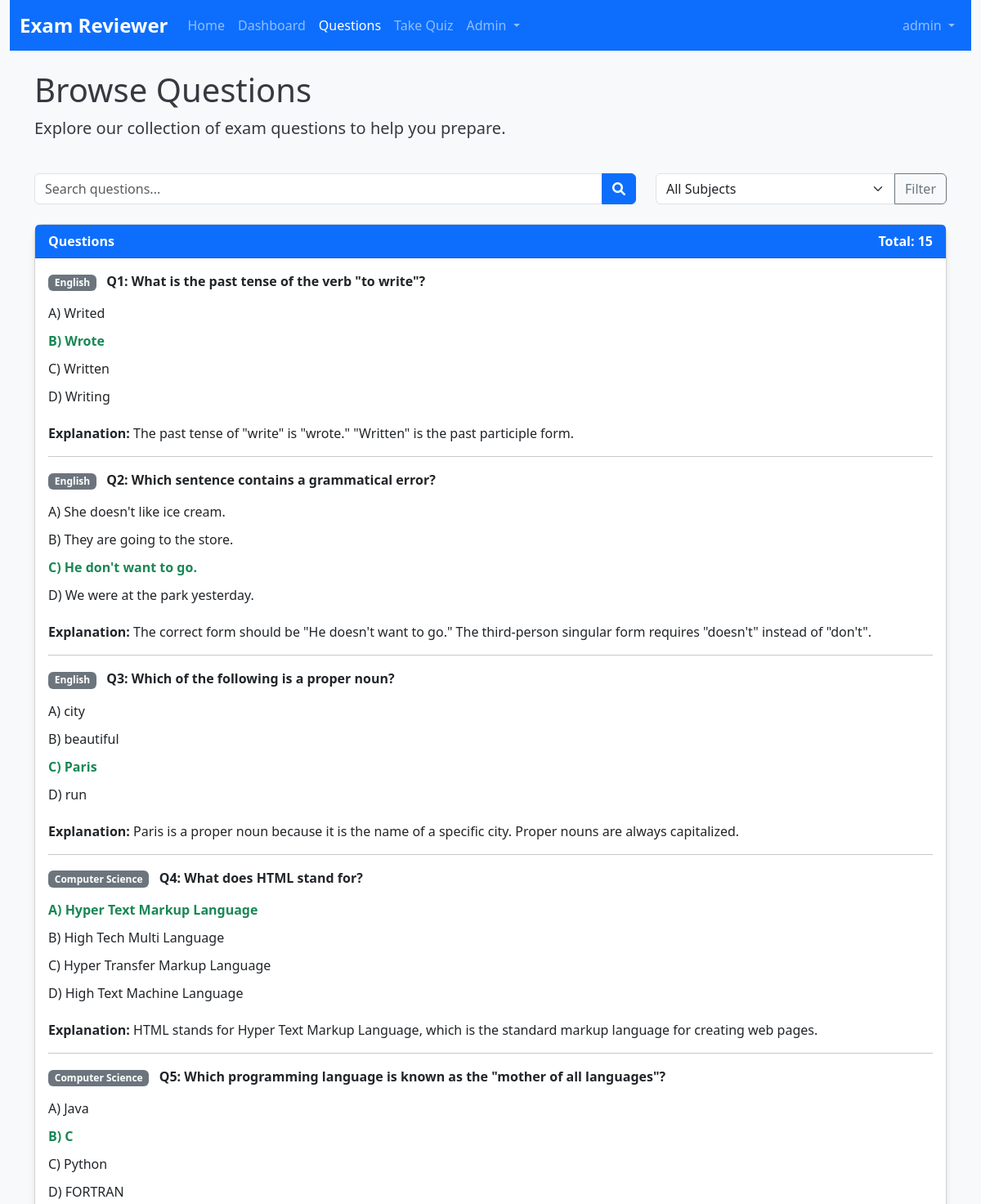
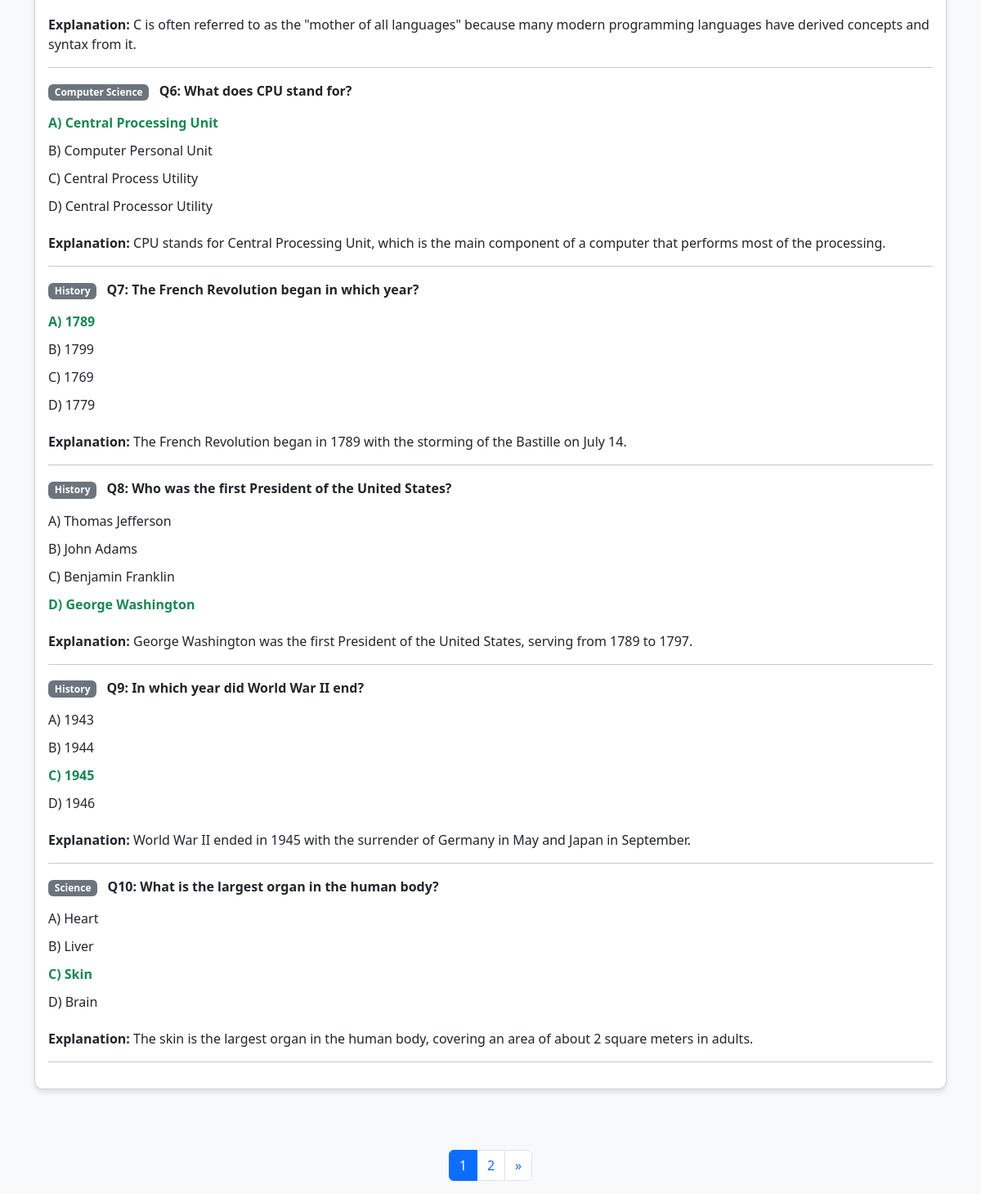
The app's page /questions.php (signed in) with its own data (2 pictures, top to bottom).
### tables this page shows
CREATE TABLE IF NOT EXISTS questions (
    question_id INT AUTO_INCREMENT PRIMARY KEY,
    subject_id INT NOT NULL,
    question_text TEXT NOT NULL,
    option_a TEXT NOT NULL,
    option_b TEXT NOT NULL,
    option_c TEXT NOT NULL,
    option_d TEXT NOT NULL,
    correct_answer CHAR(1) NOT NULL CHECK (correct_answer IN ('A', 'B', 'C', 'D')),
    explanation TEXT DEFAULT NULL,
    FOREIGN KEY (subject_id) REFERENCES subjects (subject_id)
);

CREATE TABLE IF NOT EXISTS subjects (
    subject_id INT AUTO_INCREMENT PRIMARY KEY,
    subject_name VARCHAR(100) NOT NULL UNIQUE,
    description TEXT DEFAULT NULL
);

### includes/functions.php (called while the page is built, shortened)
<?php
function getQuestions($offset = 0, $limit = 10, $subject_id = null, $search = null) {
    $pdo = getDbConnection();
    $params = [];
    $sql = "SELECT q.*, s.subject_name FROM questions q JOIN subjects s ON q.subject_id = s.subject_id";
    $sql .= " ORDER BY q.question_id DESC LIMIT :limit OFFSET :offset";
    $params[':limit'] = $limit;
    $params[':offset'] = $offset;
    $stmt = $pdo->prepare($sql);
    foreach ($params as $key => $value) {
        $stmt->bindValue($key, $value, is_int($value) ? PDO::PARAM_INT : PDO::PARAM_STR);
    }
    $stmt->execute();
    return $stmt->fetchAll();
}
function countQuestions($subject_id = null, $search = null) {
    $pdo = getDbConnection();
    $params = [];
    $sql = "SELECT COUNT(*) FROM questions q";
    $stmt = $pdo->prepare($sql);
    $stmt->execute();
    return $stmt->fetchColumn();
}
?>

### questions.php (the view, shortened to what this page needs)
<?php
require_once 'includes/functions.php';
$page = isset($_GET['page']) ? (int)$_GET['page'] : 1;
$limit = 10;
$offset = ($page - 1) * $limit;
$subject_id = isset($_GET['subject_id']) ? (int)$_GET['subject_id'] : null;
$search = isset($_GET['search']) ? sanitizeInput($_GET['search']) : null;
$questions = getQuestions($offset, $limit, $subject_id, $search);
$total_questions = countQuestions($subject_id, $search);
$total_pages = ceil($total_questions / $limit);
include 'includes/header.php';
include 'includes/navbar.php';
?>
<div class="container">
    <div class="row mb-4">
        <div class="col">
            <h1>Browse Questions</h1>
            <p class="lead">Explore our collection of exam questions to help you prepare.</p>
        </div>
    </div>
    <div class="row mb-4">
        <div class="col-md-8">
            <form action="questions.php" method="GET" id="search-form">
                <div class="input-group">
                    <input type="text" class="form-control" placeholder="Search questions..." name="search" id="search" value="<?php echo $search; ?>">
                    <button class="btn btn-primary" type="submit"><i class="fas fa-search"></i></button>
                </div>
            </form>
        </div>
        <div class="col-md-4">
            <form action="questions.php" method="GET">
                <div class="input-group">
                    <select class="form-select" name="subject_id" onchange="this.form.submit()">
                        <option value="">All Subjects</option>
                    </select>
                    <button class="btn btn-outline-secondary" type="submit">Filter</button>
                </div>
            </form>
        </div>
    </div>
    <?php if (empty($questions)): ?>
        <div class="alert alert-info">
            No questions found. Try adjusting your search or filter criteria.
        </div>
    <?php else: ?>
        <div class="row">
            <div class="col">
                <div class="card">
                    <div class="card-header bg-primary text-white">
                        <div class="d-flex justify-content-between align-items-center">
                            <span>Questions</span>
                            <span>Total: <?php echo $total_questions; ?></span>
                        </div>
                    </div>
                    <div class="card-body">
                        <?php foreach ($questions as $index => $question): ?>
                            <div class="question-card">
                                <div class="question-text">
                                    <span class="badge bg-secondary me-2"><?php echo $question['subject_name']; ?></span>
                                    Q<?php echo ($offset + $index + 1); ?>: <?php echo $question['question_text']; ?>
                                </div>
                                <ul class="options-list">
                                    <li class="<?php echo $question['correct_answer'] === 'A' ? 'correct-answer' : ''; ?>">
                                        A) <?php echo $question['option_a']; ?>
                                    </li>
                                    <li class="<?php echo $question['correct_answer'] === 'B' ? 'correct-answer' : ''; ?>">
                                        B) <?php echo $question['option_b']; ?>
                                    </li>
                                    <li class="<?php echo $question['correct_answer'] === 'C' ? 'correct-answer' : ''; ?>">
                                        C) <?php echo $question['option_c']; ?>
                                    </li>
                                    <li class="<?php echo $question['correct_answer'] === 'D' ? 'correct-answer' : ''; ?>">
                                        D) <?php echo $question['option_d']; ?>
                                    </li>
                                </ul>
                                <?php if ($question['explanation']): ?>
                                    <div class="explanation">
                                        <strong>Explanation:</strong> <?php echo $question['explanation']; ?>
                                    </div>
                                <?php endif; ?>
                                <hr>
                            </div>
                        <?php endforeach; ?>
                    </div>
                </div>
            </div>
        </div>
        <?php if ($total_pages > 1): ?>
            <div class="row mt-4">
                <div class="col">
                    <nav aria-label="Page navigation">
                        <ul class="pagination justify-content-center">
                            <?php
                            $start_page = max(1, $page - 2);
                            $end_page = min($total_pages, $page + 2);
                            for ($i = $start_page; $i <= $end_page; $i++) {
                                echo '<li class="page-item ' . ($i == $page ? 'active' : '') . '"><a class="page-link" href="?page=' . $i . ($subject_id ? '&subject_id=' . $subject_id : '') . ($search ? '&search=' . urlencode($search) : '') . '">' . $i . '</a></li>';
                            }
                            ?>
                            <?php if ($page < $total_pages): ?>
                                <li class="page-item">
                                    <a class="page-link" href="?page=<?php echo ($page + 1); ?><?php echo $subject_id ? '&subject_id=' . $subject_id : ''; ?><?php echo $search ? '&search=' . urlencode($search) : ''; ?>" aria-label="Next">
                                        <span aria-hidden="true">&raquo;</span>
                                    </a>
                                </li>
                            <?php endif; ?>
                        </ul>
                    </nav>
                </div>
            </div>
        <?php endif; ?>
    <?php endif; ?>
</div>
<?php include 'includes/footer.php'; ?>

### assets/css/style.css (style rules this page uses)
body { background-color: #f8f9fa; color: #343a40; font-family: 'Segoe UI', Tahoma, Geneva, Verdana, sans-serif; }
.card { border-radius: 10px; box-shadow: 0 4px 6px rgba(0, 0, 0, 0.1); margin-bottom: 20px; transition: transform 0.3s ease; }
.card-header { background-color: #f8f9fa; border-bottom: 1px solid rgba(0, 0, 0, 0.125); font-weight: bold; }
.btn-primary { background-color: #0d6efd; border-color: #0d6efd; }
.question-card { margin-bottom: 15px; }
.question-text { font-weight: bold; margin-bottom: 10px; }
.options-list { list-style-type: none; padding-left: 0; }
.options-list li { padding: 5px 0; }
.correct-answer { font-weight: bold; color: #198754; }
.pagination { justify-content: center; margin-top: 30px; }

### records on screen
questions: subject.subject_name "English", index "1", question_text "What is the past tense of the verb \"to write\"?", option_a "Writed", option_b "Wrote", option_c "Written", option_d "Writing", explanation "The past tense of \"write\" is \"wrote.\" \"Written\" is the past participle form."
questions: subject.subject_name "English", index "2", question_text "Which sentence contains a grammatical error?", option_a "She doesn't like ice cream.", option_b "They are going to the store.", option_c "He don't want to go.", option_d "We were at the park yesterday.", explanation "The correct form should be \"He doesn't want to go.\" The third-person singular form requires \"doesn't\" instead of \"don't\"."
questions: subject.subject_name "English", index "3", question_text "Which of the following is a proper noun?", option_a "city", option_b "beautiful", option_c "Paris", option_d "run", explanation "Paris is a proper noun because it is the name of a specific city. Proper nouns are always capitalized."
questions: subject.subject_name "Computer Science", index "4", question_text "What does HTML stand for?", option_a "Hyper Text Markup Language", option_b "High Tech Multi Language", option_c "Hyper Transfer Markup Language", option_d "High Text Machine Language", explanation "HTML stands for Hyper Text Markup Language, which is the standard markup language for creating web pages."
questions: subject.subject_name "Computer Science", index "5", question_text "Which programming language is known as the \"mother of all languages\"?", option_a "Java", option_b "C", option_c "Python", option_d "FORTRAN", explanation "C is often referred to as the \"mother of all languages\" because many modern programming languages have derived concepts and syntax from it."
questions: subject.subject_name "Computer Science", index "6", question_text "What does CPU stand for?", option_a "Central Processing Unit", option_b "Computer Personal Unit", option_c "Central Process Utility", option_d "Central Processor Utility", explanation "CPU stands for Central Processing Unit, which is the main component of a computer that performs most of the processing."
questions: subject.subject_name "History", index "7", question_text "The French Revolution began in which year?", option_a "1789", option_b "1799", option_c "1769", option_d "1779", explanation "The French Revolution began in 1789 with the storming of the Bastille on July 14."
questions: subject.subject_name "History", index "8", question_text "Who was the first President of the United States?", option_a "Thomas Jefferson", option_b "John Adams", option_c "Benjamin Franklin", option_d "George Washington", explanation "George Washington was the first President of the United States, serving from 1789 to 1797."
questions: subject.subject_name "History", index "9", question_text "In which year did World War II end?", option_a "1943", option_b "1944", option_c "1945", option_d "1946", explanation "World War II ended in 1945 with the surrender of Germany in May and Japan in September."
questions: subject.subject_name "Science", index "10", question_text "What is the largest organ in the human body?", option_a "Heart", option_b "Liver", option_c "Skin", option_d "Brain", explanation "The skin is the largest organ in the human body, covering an area of about 2 square meters in adults."

### other values on screen
APP_NAME "Exam Reviewer"
$_SESSION['username'] "admin"
$total_questions "15"
